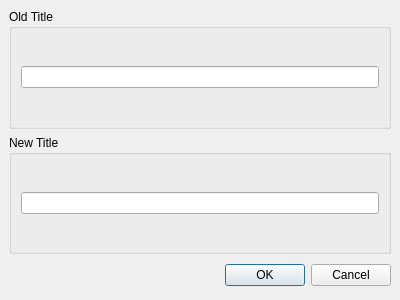
<ui version="4.0" >
 <author></author>
 <comment></comment>
 <exportmacro></exportmacro>
 <class>ChangeTitleForm</class>
 <widget class="QDialog" name="ChangeTitleForm" >
  <property name="geometry" >
   <rect>
    <x>0</x>
    <y>0</y>
    <width>400</width>
    <height>300</height>
   </rect>
  </property>
  <property name="windowTitle" >
   <string>Enter new title</string>
  </property>
  <layout class="QVBoxLayout" >
   <property name="margin" >
    <number>9</number>
   </property>
   <property name="spacing" >
    <number>6</number>
   </property>
   <item>
    <layout class="QVBoxLayout" >
     <property name="margin" >
      <number>0</number>
     </property>
     <property name="spacing" >
      <number>6</number>
     </property>
     <item>
      <widget class="QGroupBox" name="groupBox" >
       <property name="title" >
        <string>Old Title</string>
       </property>
       <layout class="QVBoxLayout" >
        <property name="margin" >
         <number>9</number>
        </property>
        <property name="spacing" >
         <number>6</number>
        </property>
        <item>
         <widget class="QLineEdit" name="lineOldTitle" >
          <property name="readOnly" >
           <bool>true</bool>
          </property>
         </widget>
        </item>
       </layout>
      </widget>
     </item>
     <item>
      <widget class="QGroupBox" name="groupBox_2" >
       <property name="title" >
        <string>New Title</string>
       </property>
       <layout class="QVBoxLayout" >
        <property name="margin" >
         <number>9</number>
        </property>
        <property name="spacing" >
         <number>6</number>
        </property>
        <item>
         <widget class="QLineEdit" name="lineNewTitle" />
        </item>
       </layout>
      </widget>
     </item>
    </layout>
   </item>
   <item>
    <layout class="QHBoxLayout" >
     <property name="margin" >
      <number>0</number>
     </property>
     <property name="spacing" >
      <number>6</number>
     </property>
     <item>
      <spacer>
       <property name="orientation" >
        <enum>Qt::Horizontal</enum>
       </property>
       <property name="sizeHint" >
        <size>
         <width>131</width>
         <height>31</height>
        </size>
       </property>
      </spacer>
     </item>
     <item>
      <widget class="QPushButton" name="okButton" >
       <property name="text" >
        <string>OK</string>
       </property>
      </widget>
     </item>
     <item>
      <widget class="QPushButton" name="cancelButton" >
       <property name="text" >
        <string>Cancel</string>
       </property>
      </widget>
     </item>
    </layout>
   </item>
  </layout>
 </widget>
 <pixmapfunction></pixmapfunction>
 <resources/>
 <connections>
  <connection>
   <sender>okButton</sender>
   <signal>clicked()</signal>
   <receiver>ChangeTitleForm</receiver>
   <slot>accept()</slot>
   <hints>
    <hint type="sourcelabel" >
     <x>278</x>
     <y>253</y>
    </hint>
    <hint type="destinationlabel" >
     <x>96</x>
     <y>254</y>
    </hint>
   </hints>
  </connection>
  <connection>
   <sender>cancelButton</sender>
   <signal>clicked()</signal>
   <receiver>ChangeTitleForm</receiver>
   <slot>reject()</slot>
   <hints>
    <hint type="sourcelabel" >
     <x>369</x>
     <y>253</y>
    </hint>
    <hint type="destinationlabel" >
     <x>179</x>
     <y>282</y>
    </hint>
   </hints>
  </connection>
 </connections>
</ui>
